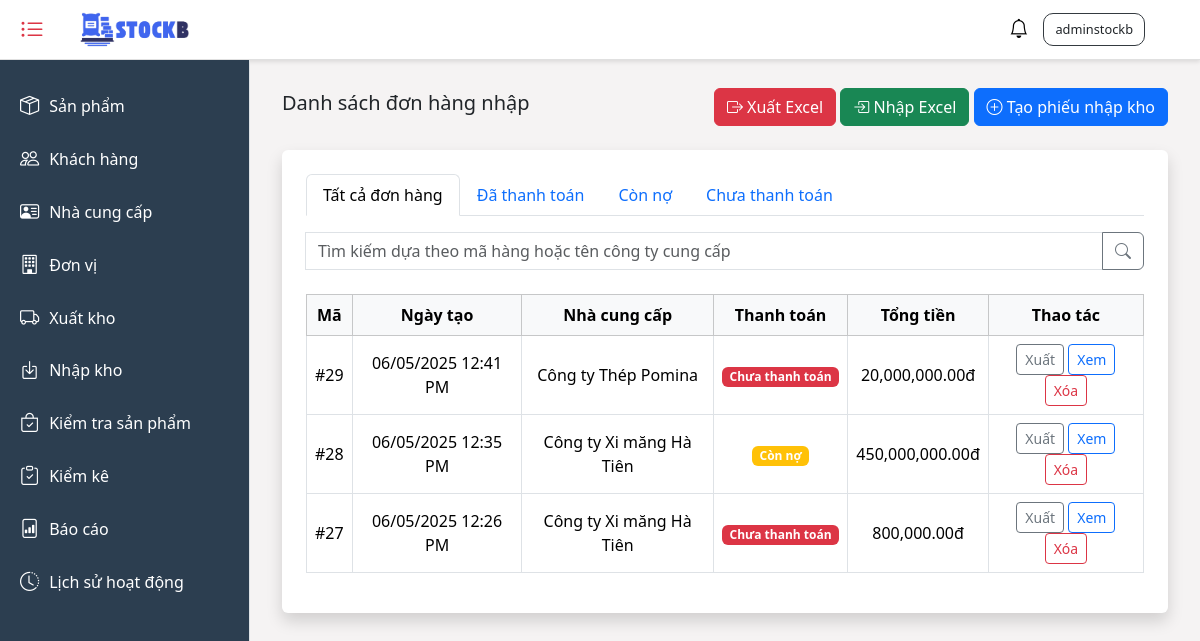
/stock-in/ (signed in), run on an earlier commit of the app's database.
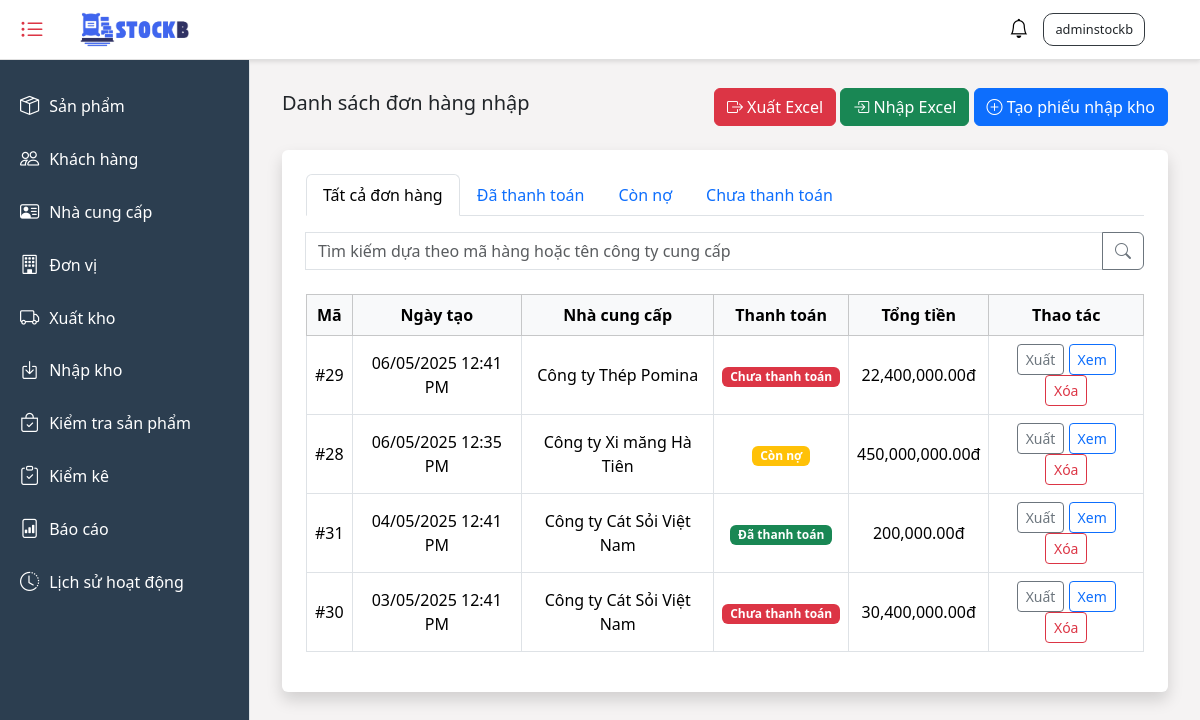
And on a later commit of the database.
### stockb/models.py (models this page shows, shortened)
class StockIn(models.Model):
    PAYMENT_STATUS_CHOICES = [
        ('UNPAID', 'Chưa thanh toán'),
        ('PAID', 'Đã thanh toán'),
        ('PARTIALLY_PAID', 'Còn nợ'),
    ]
    import_date = models.DateTimeField()
    amount_paid = models.DecimalField(max_digits=20, decimal_places=0, default=0)
    payment_status = models.CharField(
        max_length=20,
        choices=PAYMENT_STATUS_CHOICES,
        default='UNPAID'
    )
    notes = models.TextField(blank=True)
    employee = models.ForeignKey(User, on_delete=models.SET_NULL, null="true")
    supplier = models.ForeignKey(Supplier, on_delete=models.CASCADE)
    created_at = models.DateTimeField(auto_now_add=True)
    updated_at = models.DateTimeField(auto_now=True)
    def total_amount(self):
        total = sum(
            detail.quantity * detail.product.purchase_price * (1 - detail.discount / 100)
            for detail in self.details.all()
        )
        return total

class Supplier(models.Model):
    supplier_name = models.CharField(max_length=100)
    tax_code = models.CharField(max_length=50)
    address = models.TextField()
    phone = models.CharField(max_length=20)
    email = models.EmailField()
    notes = models.TextField(blank=True, null=True)
    created_at = models.DateTimeField(auto_now_add=True)
    updated_at = models.DateTimeField(auto_now=True)

### stockb/views/stock_in_views.py (the view)
# urls.py: path('stock-in/', stock_in_views.stock_in, name='stock_in'),
@login_required
def stock_in(request):
    stock_ins = StockIn.objects.all().order_by('-import_date')
    stock_in_list = []
    filter_type = request.GET.get('filter', 'all')
    search_text = request.GET.get('search', '')
    if filter_type == 'partially_paid':
        stock_ins = stock_ins.filter(payment_status='PARTIALLY_PAID')
    elif filter_type == 'paid':
        stock_ins = stock_ins.filter(payment_status='PAID')
    elif filter_type == 'unpaid':
        stock_ins = stock_ins.filter(payment_status='UNPAID')
    if search_text:
        search_text_ch = unidecode(search_text).lower()
        stock_ins = stock_ins.filter(
            Q(id__icontains=search_text_ch) |
            Q(supplier__supplier_name__icontains=search_text_ch)
        ).distinct()
    for stock_in in stock_ins:
        stock_in_list.append({
            'id': stock_in.id,
            'import_date': stock_in.import_date,
            'supplier': stock_in.supplier.supplier_name,
            'payment_status': stock_in.payment_status,
            'total_amount': stock_in.total_amount(),
        })
    context = {
        "title": "Trang nhập kho",
        'filter_type': filter_type,
        "stock_in_list": stock_in_list,
    }
    return render(request, "stock_in/stock_in_list.html", context)

### stockb/context_processors.py (called while the page is built)
def notifications(request):
    return {
        'notifications': Notification.objects.all()[:50]
    }

### stockb/templates/stock_in/stock_in_list.html (shortened to what this page needs)
{% extends 'base.html' %}
{% load humanize %}
{% block content %}
    <div class="d-flex justify-content-between align-items-center mb-4 ">
      <h5>Danh sách đơn hàng nhập</h5>
        <div>
            <a href="{% url 'export_all_stockin' %}?filter={{ filter_type }}&search={{ search_text|urlencode }}" class="btn btn-danger">
                <i class="bi bi-box-arrow-right"></i>
                Xuất Excel
            </a>
            <a href="{% url 'import_stockin' %}" class="btn btn-success">
                <i class="bi bi-box-arrow-in-right"></i>
                Nhập Excel
            </a>
            <a href="create" class="btn btn-primary">
              <i class="bi bi-plus-circle"></i>
              Tạo phiếu nhập kho
            </a>
        </div>
    </div>
    <div class="container bg-white p-4 rounded shadow">
        <ul class="nav nav-tabs mb-3">
          <li class="nav-item">
            <a class="nav-link  {% if filter_type == 'all' %}active{% endif %}" href="?filter=all">Tất cả đơn hàng</a>
          </li>
          <li class="nav-item">
            <a class="nav-link {% if filter_type == 'paid' %}active{% endif %}" href="?filter=paid">Đã thanh toán</a>
          </li>
          <li class="nav-item">
            <a class="nav-link {% if filter_type == 'partially_paid' %}active{% endif %}" href="?filter=partially_paid">Còn nợ</a>
          </li>
          <li class="nav-item">
            <a class="nav-link {% if filter_type == 'unpaid' %}active{% endif %}" href="?filter=unpaid">Chưa thanh toán</a>
          </li>
        </ul>
        <div class="input-group mb-4">
          <form class="d-inline-block float-end w-100" method="GET">
            <div class="input-group">
                <input type="text" name="search" class="form-control" placeholder="Tìm kiếm dựa theo mã hàng hoặc tên công ty cung cấp" value="{{ search_text }}">
                <button type="submit" class="btn btn-outline-secondary"><i class="bi bi-search"></i></button>
            </div>
          </form>
        </div>
        <div class="table-responsive">
          <table class="table table-bordered align-middle text-center">
            <thead class="table-light">
              <tr>
                <th scope="col">Mã</th>
                <th scope="col">Ngày tạo</th>
                <th scope="col">Nhà cung cấp</th>
                <th scope="col">Thanh toán</th>
                <th scope="col">Tổng tiền</th>
                <th scope="col">Thao tác</th>
              </tr>
            </thead>
            {% for item in stock_in_list %}
            <tbody>
              <tr>
                <td>#{{item.id}}</td>
                <td>{{item.import_date|date:"d/m/Y H:i A"}}</td>
                <td>{{item.supplier}}</td>
                <td>
                  {% if item.payment_status == "PAID" %}
                    <span class="badge bg-success">Đã thanh toán</span>
                  {% elif item.payment_status == "PARTIALLY_PAID" %}
                    <span class="badge bg-warning">Còn nợ</span>
                  {% else %}
                    <span class="badge bg-danger">Chưa thanh toán</span>
                  {% endif %}
                </td>
                <td>{{ item.total_amount|intcomma }}đ</td>
                <td>
                  <a href="{% url 'export_single_stockin' stockin_id=item.id %}" class="btn btn-sm btn-outline-secondary">Xuất</a>
                  <a href="{% url 'stock_in_update' item.id %}" class="btn btn-sm btn-outline-primary">Xem</a>
                  <form method="POST" action="{% url 'stock_in_delete' pk=item.id %}" style="display:inline;" onsubmit="return confirm('Bạn có chắc chắn muốn xóa đơn nhập này không?');">
                    <button type="submit" class="btn btn-sm btn-outline-danger">Xóa</button>
                  </form>
                </td>
              </tr>
            </tbody>
            {% endfor %}
          </table>
    </div>
  </div>
{% endblock %}

What changed in the data, as far as the page shows it:
removed StockIn: import_date "06/05/2025 12:26 PM"
added StockIn: import_date "04/05/2025 12:41 PM"
now on this page (row unchanged): Supplier: supplier "Công ty Cát Sỏi Việt Nam" "Công ty Cát Sỏi Việt Nam"
added StockIn: import_date "03/05/2025 12:41 PM"
Also different on the page:
new list line: "# 29 Chưa thanh toán 22,400,000.00 đ Xuất Xem Xóa"
new list line: "06/05/2025 12:41 PM"
new list line: "Công ty Thép Pomina"
new list line: "# 31 Đã thanh toán 200,000.00 đ Xuất Xem Xóa"
new list line: "# 30 Chưa thanh toán 30,400,000.00 đ Xuất Xem Xóa"
list line gone: "# 29 Chưa thanh toán 20,000,000.00 đ Xuất Xem Xóa"
list line gone: "06/05/2025 12:41 PM"
list line gone: "Công ty Thép Pomina"
list line gone: "# 27 Chưa thanh toán 800,000.00 đ Xuất Xem Xóa"
list line gone: "Công ty Xi măng Hà Tiên"
